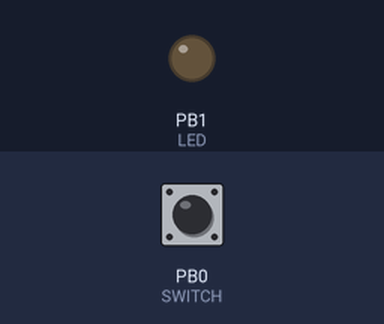
Simulated run of this program. Board: ATmega328P, built with avr-gcc and emulated at 20 MHz. Shown: output pins drawn as LEDs (lit = HIGH). Dashed ring = blinking. Inputs (shaded band) come from the test bench; at power-on: PB0 (SWITCH) HIGH.

Above: at 1.2 s.
1.3 s: PB0 (SWITCH) pulled LOW for 0.15 s
At 1.51 s:
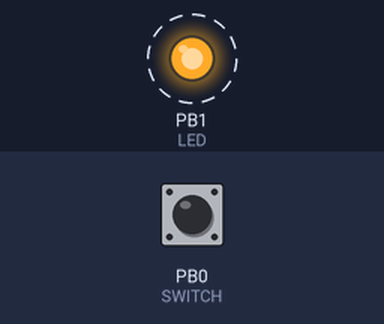
Timing chart, 0 to 4.3 s (numbered marks = the images above; inputs shaded):
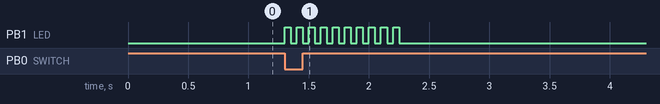

Measured:
- after the input at 1.3 s, PB1 (LED): alternates HIGH for 0.05 s and LOW for 0.05 s, 20 changes in all, then stays LOW, starting at once

The program:

main.c
```c
/*
 * IOtests.c
 *
 * Created: 16/08/2021 07:44:26
 * Author : kaltchuk
 *
 * Flash the LED several times when button is pressed.
 *
 * PB0 = SWITCH (WITH PULLUP RESISTOR)
 * PB1 = LED (ACTIVE HI)
 *
 */

#define F_CPU		20000000UL

#include <avr/io.h>
#include <avr/interrupt.h>
#include <util/delay.h>

#define LED_ON			PORTB |= (1<<PORTB1)
#define LED_OFF			PORTB &= ~(1<<PORTB1)
#define LED_TOGGLE		PINB |= (1<<PINB1)
#define SWITCH_PRESSED	!(PINB & (1<<PINB0))

ISR(PCINT0_vect)
{
	if (SWITCH_PRESSED)
	{
		for(int i=0; i<20; i++)
		{
			LED_TOGGLE;			//Toggle LED
			_delay_ms(50);
		}
	}
}

int main(void)
{
	DDRB |= (1<<DDB1);		// set PB0 as output (LED)
	DDRB &= ~(1<<DDB0);		// set PB1 as input (switch)

	PCMSK0 |= (1<<PCINT0);
	PCICR |= (1<<PCIE0);

	sei();

    while (1)
    {

    }
}
```
